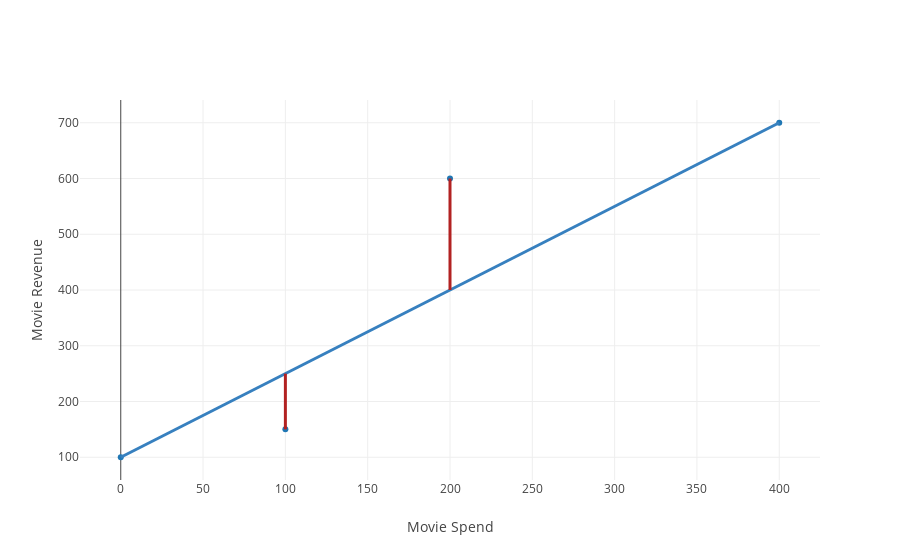

This figure's notebook cell:
### Markdown cell above
We draw a chart that displays our sample regression line (by simply drawing a line the data points with the lowest and highest x value) and then show with red color lines where our regression line does not match up to the data.

### Code cell
import plotly
from plotly import graph_objs
plotly.offline.init_notebook_mode(connected=True)

trace = graph_objs.Scatter(
    x=list(map(lambda show: show['budget'], shows)),
    y=list(map(lambda show: show['attendance'], shows)),
    mode="markers"
)

layout= graph_objs.Layout(
    xaxis= dict(
        title= 'Movie Spend',
        zeroline = True
    ),
    yaxis=dict(
        title= 'Movie Revenue',
        zeroline = True
    ),
    shapes=[
        {
            'type': 'line',
            'x0': 0,
            'y0': 100,
            'x1': 400,
            'y1': 700,
            'line': {
                'color': 'rgb(55, 128, 191)',
                'width': 3,
            },
        },
                {
            'type': 'line',
            'x0': 200,
            'y0': 600,
            'x1': 200,
            'y1': 400,
            'line': {
                'color': 'rgb(178,34,34)',
                'width': 3,
            },
        },
        {
            'type': 'line',
            'x0': 100,
            'y0': 150,
            'x1': 100,
            'y1': 250,
            'line': {
                'color': 'rgb(178,34,34)',
                'width': 3,
            },
        }
    ],
    showlegend= False
)

plotly.offline.iplot(dict(data=[trace], layout=layout))

### Figure 1 — Plotly figure (JSON) as saved in the notebook; plotly's stock layout.template omitted (floating-point values rounded to 4 significant figures)
{"data": [{"mode": "markers", "type": "scatter", "x": [0, 100, 200, 400], "y": [100, 150, 600, 700]}], "layout": {"shapes": [{"line": {"color": "rgb(55, 128, 191)", "width": 3}, "type": "line", "x0": 0, "x1": 400, "y0": 100, "y1": 700}, {"line": {"color": "rgb(178,34,34)", "width": 3}, "type": "line", "x0": 200, "x1": 200, "y0": 600, "y1": 400}, {"line": {"color": "rgb(178,34,34)", "width": 3}, "type": "line", "x0": 100, "x1": 100, "y0": 150, "y1": 250}], "showlegend": false, "xaxis": {"title": "Movie Spend", "zeroline": true}, "yaxis": {"title": "Movie Revenue", "zeroline": true}}}
